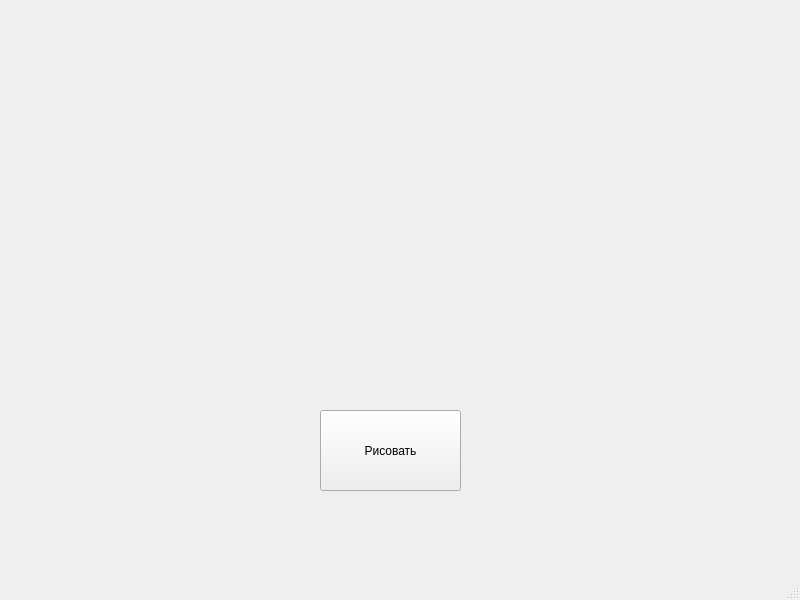
<?xml version="1.0" encoding="UTF-8"?>
<ui version="4.0">
 <class>MainWindow</class>
 <widget class="QMainWindow" name="MainWindow">
  <property name="geometry">
   <rect>
    <x>0</x>
    <y>0</y>
    <width>800</width>
    <height>600</height>
   </rect>
  </property>
  <property name="minimumSize">
   <size>
    <width>800</width>
    <height>600</height>
   </size>
  </property>
  <property name="windowTitle">
   <string>MainWindow</string>
  </property>
  <widget class="QWidget" name="centralwidget">
   <widget class="QPushButton" name="btn">
    <property name="geometry">
     <rect>
      <x>320</x>
      <y>410</y>
      <width>141</width>
      <height>81</height>
     </rect>
    </property>
    <property name="text">
     <string>Рисовать</string>
    </property>
   </widget>
  </widget>
  <widget class="QMenuBar" name="menubar">
   <property name="geometry">
    <rect>
     <x>0</x>
     <y>0</y>
     <width>800</width>
     <height>26</height>
    </rect>
   </property>
  </widget>
  <widget class="QStatusBar" name="statusbar"/>
 </widget>
 <resources/>
 <connections/>
</ui>
